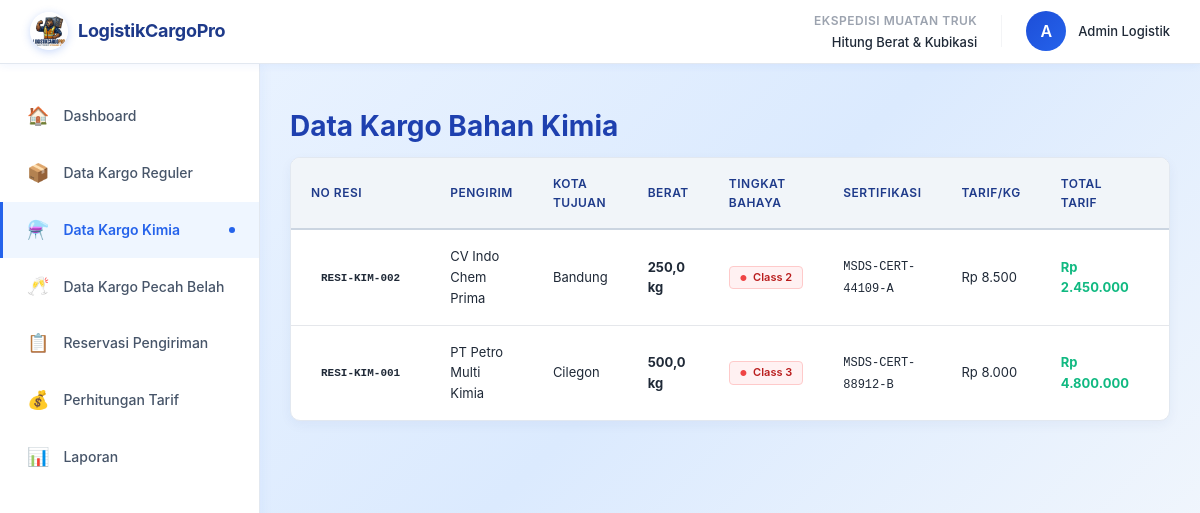
The app's page /SOURCE_CODE_APLIKASI/dashboard/kargo_kimia.php with its own data.
### tables this page shows
CREATE TABLE IF NOT EXISTS kargo_bahan_kimia (
    id_resi VARCHAR(50) PRIMARY KEY,
    tingkat_bahaya INT NOT NULL,
    jenis_sertifikasi_sandi VARCHAR(100) NOT NULL,
    FOREIGN KEY (id_resi) REFERENCES kargo(id_resi) ON DELETE CASCADE
);

CREATE TABLE IF NOT EXISTS kargo (
    id_resi VARCHAR(50) PRIMARY KEY,
    pengirim VARCHAR(100) NOT NULL,
    kota_tujuan VARCHAR(100) NOT NULL,
    berat_barang DECIMAL(10,2) NOT NULL,
    tarif_dasar_per_kg DECIMAL(10,2) NOT NULL,
    jenis_kargo VARCHAR(50) NOT NULL,
    total_tarif DECIMAL(15,2) NOT NULL,
    status_packing ENUM('TERPENUHI', 'BELUM TERPENUHI') NOT NULL,
    tanggal_reservasi DATETIME NOT NULL
);

### SOURCE_CODE_APLIKASI/dashboard/kargo_kimia.php (the view, shortened to what this page needs)
<?php
function formatRupiah($amount) {
    return 'Rp ' . number_format($amount, 0, ',', '.');
}
try {
    require_once __DIR__ . '/../config/connection.php';
    $sql = "SELECT k.id_resi, k.pengirim, k.kota_tujuan, k.berat_barang, k.tarif_dasar_per_kg, k.total_tarif, k.status_packing, kc.tingkat_bahaya, kc.jenis_sertifikasi_sandi
            FROM kargo k
            JOIN kargo_bahan_kimia kc ON k.id_resi = kc.id_resi
            ORDER BY k.tanggal_reservasi DESC";
    $stmt = $pdo->query($sql);
    $data = $stmt->fetchAll(PDO::FETCH_ASSOC);
} catch (Exception $e) {
    error_log("kargo_kimia.php error: " . $e->getMessage());
    $data = [];
}
?>
<!DOCTYPE html>
<html lang="id">
<head>
    <link rel="stylesheet" href="../assets/css/style.css">
</head>
<body>
<?php include 'navbar.php'; ?>
<?php include 'sidebar.php'; ?>
<main class="main-content">
<div class="container">
<h1 class="page-title">Data Kargo Bahan Kimia</h1>
<div class="table-card">
<div class="table-wrapper">
<table>
<thead>
<tr>
<th>No Resi</th>
<th>Pengirim</th>
<th>Kota Tujuan</th>
<th>Berat</th>
<th>Tingkat Bahaya</th>
<th>Sertifikasi</th>
<th>Tarif/kg</th>
<th>Total Tarif</th>
<th>Status SOP</th>
</tr>
</thead>
<tbody>
<?php if (empty($data)): ?>
<tr>
<td colspan="10" style="text-align:center; padding: 24px; color: var(--text-secondary);">Belum ada data kargo bahan kimia</td>
</tr>
<?php else: ?>
<?php foreach ($data as $row): ?>
<tr>
<td><span class="badge" style="font-family: monospace; font-size:12px; font-weight:600;"><?php echo htmlspecialchars($row['id_resi']); ?></span></td>
<td><?php echo htmlspecialchars($row['pengirim']); ?></td>
<td><?php echo htmlspecialchars($row['kota_tujuan']); ?></td>
<td><strong><?php echo number_format($row['berat_barang'], 1, ',', '.'); ?> kg</strong></td>
<td><span class="badge danger" style="font-size:11px; background: rgba(239,68,68,0.1); color: #ef4444;">Class <?php echo htmlspecialchars($row['tingkat_bahaya']); ?></span></td>
<td><span style="font-family: monospace; font-size: 12px;"><?php echo htmlspecialchars($row['jenis_sertifikasi_sandi']); ?></span></td>
<td><?php echo formatRupiah($row['tarif_dasar_per_kg']); ?></td>
<td><strong style="color: var(--success);"><?php echo formatRupiah($row['total_tarif']); ?></strong></td>
<td>
</td>
</tr>
<?php endforeach; ?>
<?php endif; ?>
</tbody>
</table>
</div>
</div>
</div>
</main>
</body>
</html>

### SOURCE_CODE_APLIKASI/assets/css/style.css (style rules this page uses)
:root { --bg-primary: #f8fafc; --sidebar-bg: #111827; --navbar-bg: #ffffff; --primary-color: #1e3a8a; --primary-dark: #1e40af; --accent-color: #2563eb; --accent-hover: #1d4ed8; --text-primary: #1f2937; --text-secondary: #6b7280; --text-light: #9ca3af; --border-color: #e5e7eb; --border-light: #f3f4f6; --success: #10b981; --danger: #ef4444; --warning: #f59e0b; --info: #3b82f6; --white: #ffffff; --shadow-sm: 0 1px 2px 0 rgba(0, 0, 0, 0.05); --shadow-md: 0 4px 6px -1px rgba(0, 0, 0, 0.1); --shadow-lg: 0 10px 15px -3px rgba(0, 0, 0, 0.1); }
* { margin: 0; padding: 0; box-sizing: border-box; }
html { scroll-behavior: smooth; }
body { font-family: -apple-system, BlinkMacSystemFont, 'Segoe UI', Roboto, 'Helvetica Neue', Arial, sans-serif; background-color: var(--bg-primary); color: var(--text-primary); line-height: 1.6; }
.main-content { margin-left: 260px; margin-top: 64px; padding: 40px 30px; min-height: calc(100vh - 64px); }
.container { max-width: 1400px; margin: 0 auto; }
.page-title { font-size: 28px; font-weight: 700; color: var(--primary-color); margin-bottom: 8px; }
.table-card { background: var(--white); border: 1px solid var(--border-color); border-radius: 12px; overflow: hidden; }
.table-wrapper { overflow-x: auto; }
table { width: 100%; border-collapse: collapse; }
thead { background: var(--border-light); }
thead th { padding: 16px 20px; text-align: left; font-size: 12px; font-weight: 600; text-transform: uppercase; color: var(--text-secondary); letter-spacing: 0.5px; border-bottom: 1px solid var(--border-color); }
tbody tr { border-bottom: 1px solid var(--border-color); transition: background-color 0.2s ease; }
tbody tr:last-child { border-bottom: none; }
tbody td { padding: 16px 20px; font-size: 13px; color: var(--text-primary); }
.badge { display: inline-block; padding: 6px 12px; border-radius: 6px; font-size: 12px; font-weight: 600; }
:root { --primary-color: #1e40af; --accent-color: #2563eb; --accent-hover: #1d4ed8; }
body { background: linear-gradient(135deg, #eff6ff 0%, #dbeafe 50%, #f8fafc 100%) !important; color: #1e293b !important; }
.badge { display: inline-flex !important; align-items: center !important; gap: 6px !important; padding: 4px 10px !important; border-radius: 4px !important; font-size: 11px !important; font-weight: 600 !important; white-space: nowrap !important; line-height: 1.2 !important; box-shadow: none !important; }
.badge-primary::before, .badge.primary::before, .badge-success::before, .badge.success::before, .badge-warning::before, .badge.warning::before, .badge-danger::before, .badge.danger::before { content: "●"; font-size: 8px; line-height: 1; }
.badge-danger, .badge.danger { background: #fff1f2 !important; color: #b91c1c !important; border: 1px solid #fecaca !important; }
.badge-danger::before, .badge.danger::before { color: #ef4444 !important; }
.card, .table-card { background: #ffffff !important; border: 1px solid #e2e8f0 !important; box-shadow: 0 4px 12px rgba(30, 58, 138, 0.05) !important; border-radius: 10px !important; }
table thead th { background: #f1f5f9 !important; color: #1e3a8a !important; border-bottom: 2px solid #cbd5e1 !important; font-weight: 600 !important; }

### records on screen
kargo_bahan_kimia: id_resi.id_resi "RESI-KIM-002", id_resi.pengirim "CV Indo Chem Prima", id_resi.kota_tujuan "Bandung", id_resi.berat_barang "250,0", tingkat_bahaya "2", jenis_sertifikasi_sandi "MSDS-CERT-44109-A", id_resi.tarif_dasar_per_kg "Rp 8.500", id_resi.total_tarif "Rp 2.450.000"
kargo_bahan_kimia: id_resi.id_resi "RESI-KIM-001", id_resi.pengirim "PT Petro Multi Kimia", id_resi.kota_tujuan "Cilegon", id_resi.berat_barang "500,0", tingkat_bahaya "3", jenis_sertifikasi_sandi "MSDS-CERT-88912-B", id_resi.tarif_dasar_per_kg "Rp 8.000", id_resi.total_tarif "Rp 4.800.000"

### other values on screen
$item['icon'] "🏠"
$item['label'] "Dashboard"
$item['icon'] "📦"
$item['label'] "Data Kargo Reguler"
$item['icon'] "⚗️"
$item['label'] "Data Kargo Kimia"
$item['icon'] "🥂"
$item['label'] "Data Kargo Pecah Belah"
$item['icon'] "📋"
$item['label'] "Reservasi Pengiriman"
$item['icon'] "💰"
$item['label'] "Perhitungan Tarif"
$item['icon'] "📊"
$item['label'] "Laporan"
